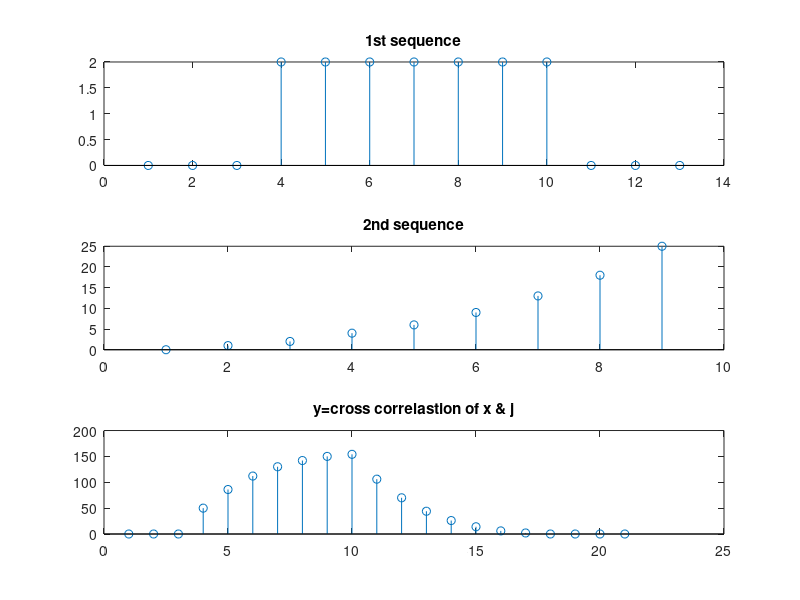

Source code (MATLAB):
close all;
clear all;
clc;
x=[0 0 0 2 2 2 2 2 2 2 0 0 0]; %input('Enter x:   ')
j=[0 1 2 4 6 9 13 18 25 ];%input('Enter h:   ')
h=fliplr(j);
disp('the 1st sequence is-');
disp(x); 
disp('the 2nd sequence is-');
disp(j);
lx=length(x);
lh=length(h);
n=lx+lh-1;
subplot(3,1,1);
stem(x);
title('1st sequence');
subplot(3,1,2);
stem(j);
title('2nd sequence');
hh=[h zeros(1,n-lh)];
xx=zeros(n);
xx(1:lx,1)=x;
for i=2:n
    for j=2:n
        xx(j,i)=xx(j-1,i-1);
      
    end;
end;
yy=xx*hh';
subplot(3,1,3);
stem(yy);
disp('cross correlate o/p->');
disp(yy');
title('y=cross correlastion of x & j');